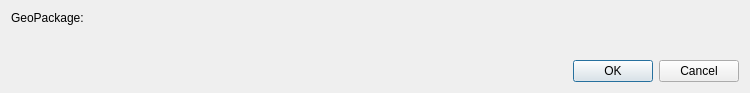
<?xml version="1.0" encoding="UTF-8"?>
<ui version="4.0">
 <class>GMLImportDialogBase</class>
 <widget class="QDialog" name="GMLImportDialogBase">
  <property name="geometry">
   <rect>
    <x>0</x>
    <y>0</y>
    <width>750</width>
    <height>93</height>
   </rect>
  </property>
  <property name="windowTitle">
   <string>GML import</string>
  </property>
  <layout class="QVBoxLayout" name="verticalLayout_5">
   <item>
    <layout class="QFormLayout" name="formLayout">
     <item row="0" column="0">
      <widget class="QLabel" name="label">
       <property name="text">
        <string>GeoPackage:</string>
       </property>
      </widget>
     </item>
     <item row="0" column="1">
      <widget class="QgsFileWidget" name="gpkg_path">
       <property name="dialogTitle">
        <string>Geopackage megnyitás</string>
       </property>
       <property name="filter">
        <string notr="true">*.gpkg</string>
       </property>
       <property name="storageMode">
        <enum>QgsFileWidget::GetFile</enum>
       </property>
      </widget>
     </item>
    </layout>
   </item>
   <item>
    <layout class="QHBoxLayout" name="horizontalLayout_2">
     <item>
      <widget class="QDialogButtonBox" name="button_box">
       <property name="orientation">
        <enum>Qt::Horizontal</enum>
       </property>
       <property name="standardButtons">
        <set>QDialogButtonBox::Cancel|QDialogButtonBox::Ok</set>
       </property>
      </widget>
     </item>
    </layout>
   </item>
  </layout>
 </widget>
 <customwidgets>
  <customwidget>
   <class>QgsFileWidget</class>
   <extends>QWidget</extends>
   <header>qgsfilewidget.h</header>
  </customwidget>
 </customwidgets>
 <resources/>
 <connections>
  <connection>
   <sender>button_box</sender>
   <signal>accepted()</signal>
   <receiver>GMLImportDialogBase</receiver>
   <slot>accept()</slot>
   <hints>
    <hint type="sourcelabel">
     <x>20</x>
     <y>20</y>
    </hint>
    <hint type="destinationlabel">
     <x>20</x>
     <y>20</y>
    </hint>
   </hints>
  </connection>
  <connection>
   <sender>button_box</sender>
   <signal>rejected()</signal>
   <receiver>GMLImportDialogBase</receiver>
   <slot>reject()</slot>
   <hints>
    <hint type="sourcelabel">
     <x>20</x>
     <y>20</y>
    </hint>
    <hint type="destinationlabel">
     <x>20</x>
     <y>20</y>
    </hint>
   </hints>
  </connection>
 </connections>
</ui>
